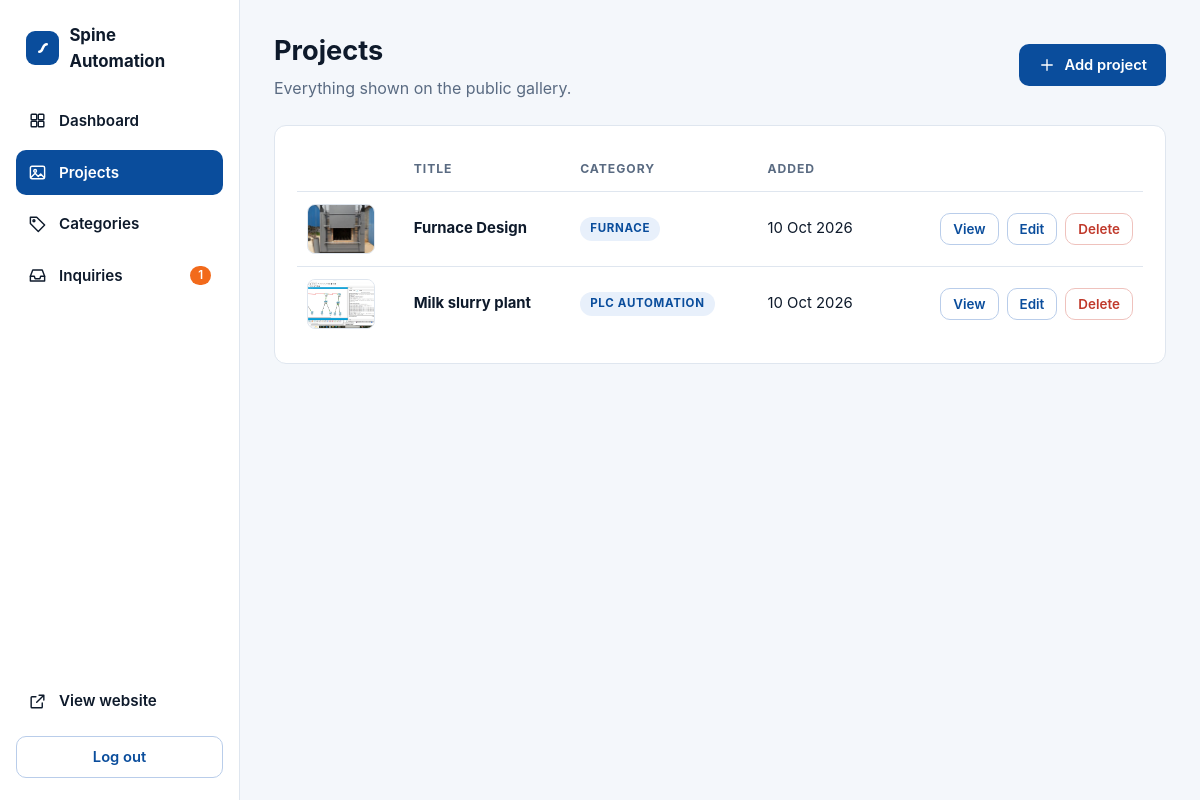
/admin/projects (signed in), run on the app's committed database.
### tables this page shows
CREATE TABLE projects (
    id          INTEGER PRIMARY KEY AUTOINCREMENT,
    title       TEXT NOT NULL,
    description TEXT NOT NULL,
    category_id INTEGER NOT NULL REFERENCES categories(id),
    cover_image TEXT NOT NULL,
    created_at  TEXT NOT NULL DEFAULT (datetime('now'))
);

CREATE TABLE categories (
    id   INTEGER PRIMARY KEY AUTOINCREMENT,
    name TEXT NOT NULL UNIQUE COLLATE NOCASE,
    slug TEXT NOT NULL UNIQUE
);

### app.py (the view)
@app.route("/admin/projects")
@admin_required
def admin_projects():
    return render_template("admin_projects.html", projects=fetch_projects(get_db()))

### app.py (called while the page is built)
def connect():
    conn = sqlite3.connect(DB_PATH)
    conn.row_factory = sqlite3.Row
    conn.execute("PRAGMA foreign_keys = ON")
    return conn

def get_db():
    if "db" not in g:
        g.db = connect()
    return g.db

def fetch_projects(db, where="", args=(), limit=None):
    sql = ("SELECT p.*, c.name AS category_name, c.slug AS category_slug "

           "FROM projects p JOIN categories c ON c.id = p.category_id "

           f"{where} ORDER BY p.created_at DESC, p.id DESC")
    if limit:
        sql += f" LIMIT {int(limit)}"
    return db.execute(sql, args).fetchall()

def parse_db_time(value):
    return datetime.strptime(value, "%Y-%m-%d %H:%M:%S").replace(tzinfo=timezone.utc)

@app.template_filter("date")
def fmt_date(value):
    return parse_db_time(value).astimezone(LOCAL_TZ).strftime("%d %b %Y")

def csrf_token():
    if "_csrf" not in session:
        session["_csrf"] = secrets.token_urlsafe(32)
    return session["_csrf"]

@app.before_request
def csrf_protect():
    if request.method == "POST":
        token = session.get("_csrf", "")
        sent = request.form.get("csrf_token", "")
        if not token or not hmac.compare_digest(token, sent):
            abort(400, "Your form expired or was invalid. Please go back, refresh the page and try again.")

@app.after_request
def security_headers(resp):
    resp.headers.setdefault("X-Content-Type-Options", "nosniff")
    resp.headers.setdefault("X-Frame-Options", "SAMEORIGIN")
    resp.headers.setdefault("Referrer-Policy", "strict-origin-when-cross-origin")
    resp.headers.setdefault("Permissions-Policy", "camera=(), microphone=(), geolocation=()")
    if request.path == "/admin" or request.path.startswith("/admin/"):
        resp.headers["X-Robots-Tag"] = "noindex, nofollow, noarchive"
        resp.headers["Cache-Control"] = "no-store"
    return resp

@app.context_processor
def inject_globals():
    ctx = {
        "company": COMPANY,
        "year": datetime.now().year,
        "is_admin": bool(session.get("admin")),
    }
    if request.path.startswith("/admin") and session.get("admin"):
        ctx["unread_count"] = get_db().execute(
            "SELECT COUNT(*) FROM inquiries WHERE is_read = 0").fetchone()[0]
    return ctx

def admin_required(view):
    @wraps(view)
    def wrapper(*a, **kw):
        if not session.get("admin"):
            return redirect(url_for("admin_login"))
        return view(*a, **kw)
    return wrapper

### templates/admin_projects.html (shortened to what this page needs)
{% extends 'admin_base.html' %}
{% from '_icons.html' import icon %}
{% block content %}
<div class="top">
  <div><h1>Projects</h1><p>Everything shown on the public gallery.</p></div>
  <a class="btn btn-p" href="{{ url_for('admin_project_new') }}">{{ icon('plus', 18) }} Add project</a>
</div>
<div class="card">
  {% if projects %}
  <table class="resp">
    <thead><tr><th></th><th>Title</th><th>Category</th><th>Added</th><th></th></tr></thead>
    <tbody>
    {% for p in projects %}
    <tr>
      <td><img class="th" src="{{ url_for('media', filename=p.cover_image) }}" alt=""></td>
      <td data-l="Title"><b>{{ p.title }}</b></td>
      <td data-l="Category"><span class="badge">{{ p.category_name }}</span></td>
      <td data-l="Added">{{ p.created_at | date }}</td>
      <td><div class="acts">
        <a class="btn btn-o btn-s" href="{{ url_for('project_detail', project_id=p.id) }}" target="_blank" rel="noopener">View</a>
        <a class="btn btn-o btn-s" href="{{ url_for('admin_project_edit', project_id=p.id) }}">Edit</a>
        <form method="post" action="{{ url_for('admin_project_delete', project_id=p.id) }}" onsubmit="return confirm('Delete this project and all its photos? This cannot be undone.')">
          <button class="btn btn-d btn-s">Delete</button>
        </form>
      </div></td>
    </tr>
    {% endfor %}
    </tbody>
  </table>
  {% else %}<div class="empty">No projects yet. <a href="{{ url_for('admin_project_new') }}">Add your first project</a>.</div>{% endif %}
</div>
{% endblock %}

### templates/admin_base.html (style rules this page uses)
:root { --bg:#f4f7fb;--card:#fff;--ink:#0e1a2b;--muted:#5a6b82;--line:#dfe6ef;--blue:#0a4d9c;--blue-d:#083c7a;--blue-l:#e8f0fb;--orange:#f26a1b;--red:#c0392b;--radius:12px }
* { box-sizing:border-box }
body { margin:0;font-family:Inter,system-ui,-apple-system,'Segoe UI',Roboto,sans-serif;background:var(--bg);color:var(--ink);line-height:1.55;-webkit-font-smoothing:antialiased }
a { color:var(--blue);text-decoration:none }
h1 { font-size:1.7rem;margin:0 0 4px }
.top { display:flex;justify-content:space-between;align-items:center;gap:14px;flex-wrap:wrap;margin-bottom:24px }
.top p { margin:0;color:var(--muted) }
.btn { display:inline-flex;align-items:center;gap:8px;font:600 .92rem Inter,sans-serif;padding:11px 18px;border-radius:10px;border:1.5px solid transparent;cursor:pointer;text-decoration:none!important;white-space:nowrap }
.btn-p { background:var(--blue);color:#fff }
.btn-o { background:#fff;color:var(--blue);border-color:#b9cdea }
.btn-d { background:#fff;color:var(--red);border-color:#efc2bd }
.btn-s { padding:7px 12px;font-size:.84rem }
.card { background:var(--card);border:1px solid var(--line);border-radius:var(--radius);padding:22px }
table { width:100%;border-collapse:collapse }
th,td { text-align:left;padding:12px 10px;border-bottom:1px solid var(--line);vertical-align:middle;font-size:.93rem }
th { font-size:.76rem;letter-spacing:.08em;text-transform:uppercase;color:var(--muted) }
tr:last-child td { border-bottom:0 }
td img.th { width:68px;height:50px;object-fit:cover;border-radius:8px;border:1px solid var(--line);display:block }
.badge { display:inline-block;font-size:.72rem;font-weight:700;letter-spacing:.06em;text-transform:uppercase;background:var(--blue-l);color:var(--blue);border-radius:999px;padding:3px 10px }
.acts { display:flex;gap:8px;flex-wrap:wrap;justify-content:flex-end }
.acts form { margin:0 }

### data on the page
projects: cover_image (picture), title "Furnace Design", category_name "FURNACE", created_at "10 Oct 2026"
projects: cover_image (picture), title "Milk slurry plant", category_name "PLC AUTOMATION", created_at "10 Oct 2026"

### other printed values
{{ company.name }} "Spine Automation"
{{ unread_count }} "1"
